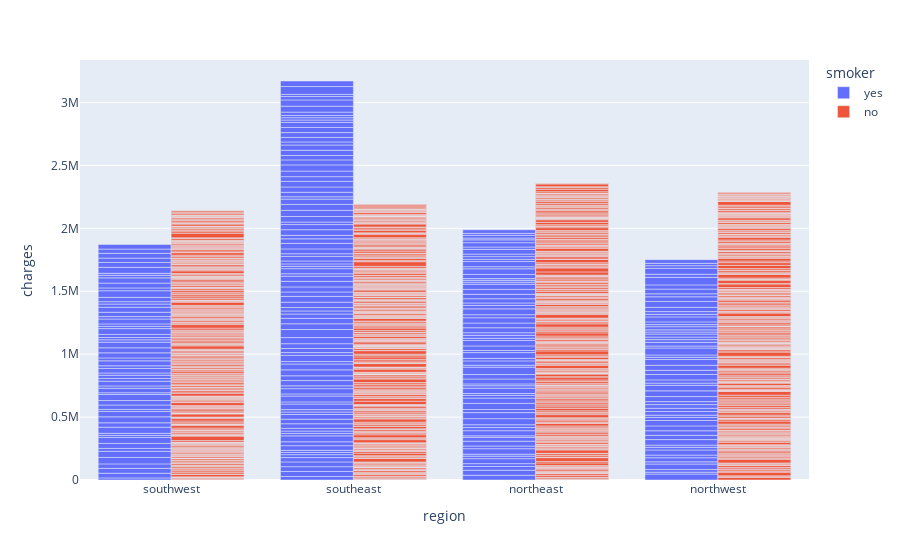

Notebook source saved alongside this figure:
### Markdown cell above
From the above visualization, we can infer that Smokers are paying higher insurance charges compared to non-smokers.

### Code cell
fig = px.bar(insurance_df, x = 'region',y='charges', color = 'smoker',barmode="group")
fig.show()

### Figure 1 — Plotly figure (JSON) as saved in the notebook; plotly's stock layout.template omitted (floating-point values rounded to 4 significant figures; data arrays with more than 128 entries replaced by an {"elided": "..."} marker saying what was removed)
{"data": [{"alignmentgroup": "True", "hovertemplate": "smoker=yes<br>region=%{x}<br>charges=%{y}<extra></extra>", "legendgroup": "yes", "marker": {"color": "#636efa"}, "name": "yes", "offsetgroup": "yes", "orientation": "v", "showlegend": true, "textposition": "auto", "type": "bar", "x": {"elided": "274 str values"}, "xaxis": "x", "y": {"elided": "274 float values"}, "yaxis": "y"}, {"alignmentgroup": "True", "hovertemplate": "smoker=no<br>region=%{x}<br>charges=%{y}<extra></extra>", "legendgroup": "no", "marker": {"color": "#EF553B"}, "name": "no", "offsetgroup": "no", "orientation": "v", "showlegend": true, "textposition": "auto", "type": "bar", "x": {"elided": "1064 str values"}, "xaxis": "x", "y": {"elided": "1064 float values"}, "yaxis": "y"}], "layout": {"barmode": "group", "legend": {"title": {"text": "smoker"}, "tracegroupgap": 0}, "margin": {"t": 60}, "xaxis": {"anchor": "y", "domain": [0, 1], "title": {"text": "region"}}, "yaxis": {"anchor": "x", "domain": [0, 1], "title": {"text": "charges"}}}}
